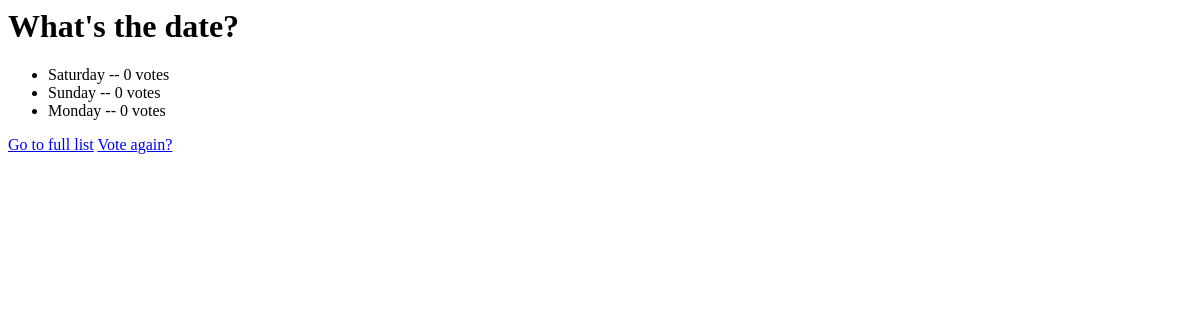
/polls/4/results/, run on an earlier commit of the app's database.
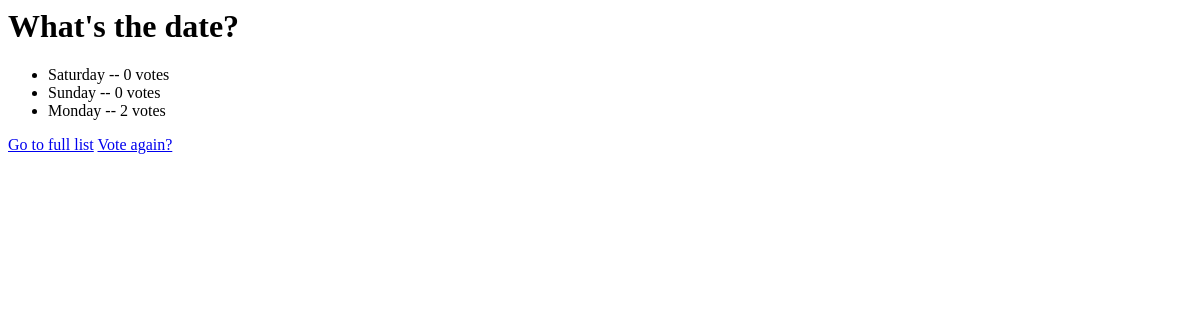
And on a later commit of the database.
### polls/models.py (models this page shows, shortened)
class Choice(models.Model):
	question = models.ForeignKey(Question, on_delete=models.CASCADE)
	choice_text = models.CharField(max_length=200)
	votes = models.IntegerField(default=0)

### polls/views.py (the view)
# urls.py: url(r'^(?P<pk>[0-9]+)/results/$',views.ResultsView.as_view(), name='results'),
class ResultsView(generic.DetailView):
    model = Question
    template_name = 'polls/results.html'
    def get_queryset(self):
        return Question.objects.filter(pub_date__lte=timezone.now())

### polls/templates/polls/results.html
<h1> {{question.question_text}}</h1>
<ul>
	{% for choice in question.choice_set.all %}
	<li> {{choice.choice_text}} -- {{choice.votes}} vote{{choice.votes|pluralize}}</li>
	{% endfor %}
</ul>
<a href="{% url 'polls:index' %}">Go to full list</a>
<a href="{% url 'polls:detail' question.id %}">Vote again?</a>

What changed in the data, as far as the page shows it:
changed Choice "Monday": votes "0" → "2"
